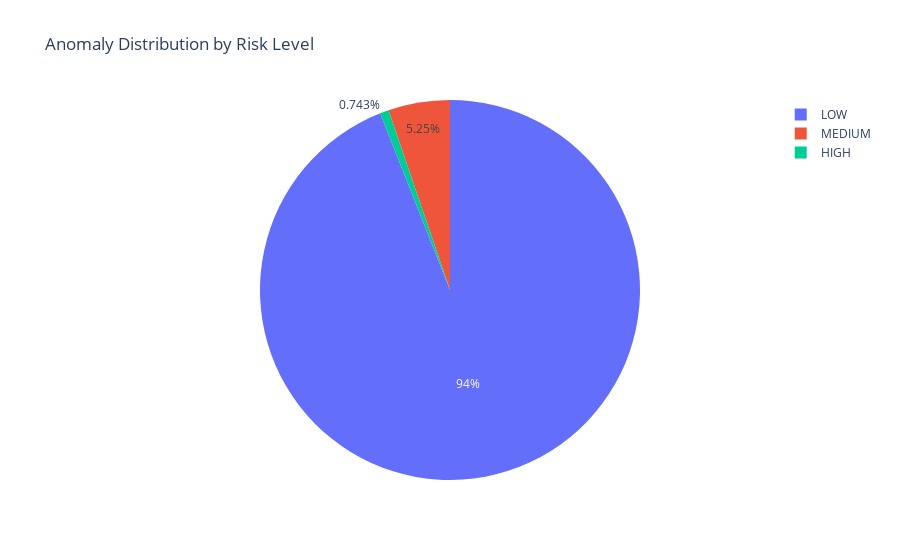
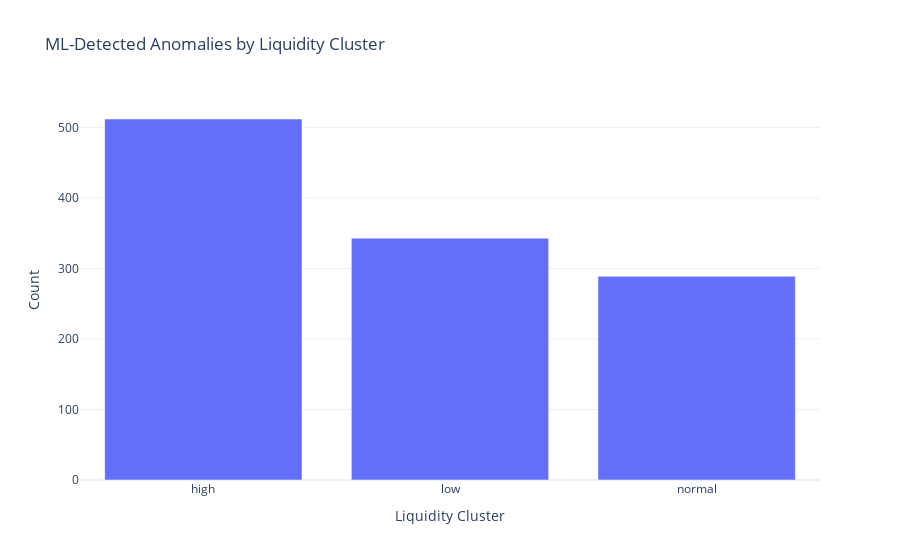

The code cell stored with these charts, in order, in its notebook:
### Markdown cell above
## 17. Visualization - Risk Distribution Analysis

### Code cell
# Visualization 2: Risk distribution pie chart
print("📊 Creating visualization: Risk Distribution")

risk_counts = df_anomalies['risk_level'].value_counts()
risk_colors = {'HIGH': '#FF6B6B', 'MEDIUM': '#FFA500', 'LOW': '#4CAF50'}

fig = px.pie(
    values=[risk_counts.get(level, 0) for level in ['HIGH', 'MEDIUM', 'LOW']],
    names=['HIGH', 'MEDIUM', 'LOW'],
    title='Anomaly Distribution by Risk Level',
    color_discrete_map=risk_colors,
    template='plotly_white'
)
display(fig)

print(f"   ✅ Risk distribution chart created")

# Visualization 3: Anomalies by liquidity cluster
print("📊 Creating visualization: Anomalies by Liquidity Cluster")

cluster_anomalies = df_anomalies[df_anomalies['ml_anomaly'] == -1].groupby('cluster_name').size()

fig2 = px.bar(
    x=cluster_anomalies.index,
    y=cluster_anomalies.values,
    title='ML-Detected Anomalies by Liquidity Cluster',
    labels={'x': 'Liquidity Cluster', 'y': 'Number of Anomalies'},
    template='plotly_white'
)
fig2.update_xaxes(title_text="Liquidity Cluster")
fig2.update_yaxes(title_text="Count")
display(fig2)

print(f"   ✅ Cluster analysis chart created")

### Figure 1 — Plotly figure (JSON) as saved in the notebook; plotly's stock layout.template omitted (floating-point values rounded to 4 significant figures)
{"data": [{"domain": {"x": [0, 1], "y": [0, 1]}, "hovertemplate": "label=%{label}<br>value=%{value}<extra></extra>", "labels": ["HIGH", "MEDIUM", "LOW"], "legendgroup": "", "name": "", "showlegend": true, "type": "pie", "values": [170, 1200, 21498]}], "layout": {"legend": {"tracegroupgap": 0}, "title": {"text": "Anomaly Distribution by Risk Level"}}}

### Figure 2 — Plotly figure (JSON) as saved in the notebook; plotly's stock layout.template omitted (floating-point values rounded to 4 significant figures)
{"data": [{"hovertemplate": "Liquidity Cluster=%{x}<br>Number of Anomalies=%{y}<extra></extra>", "legendgroup": "", "marker": {"color": "#636efa", "pattern": {"shape": ""}}, "name": "", "orientation": "v", "showlegend": false, "textposition": "auto", "type": "bar", "x": ["high", "low", "normal"], "xaxis": "x", "y": [512, 343, 289], "yaxis": "y"}], "layout": {"barmode": "relative", "legend": {"tracegroupgap": 0}, "title": {"text": "ML-Detected Anomalies by Liquidity Cluster"}, "xaxis": {"anchor": "y", "domain": [0, 1], "title": {"text": "Liquidity Cluster"}}, "yaxis": {"anchor": "x", "domain": [0, 1], "title": {"text": "Count"}}}}
